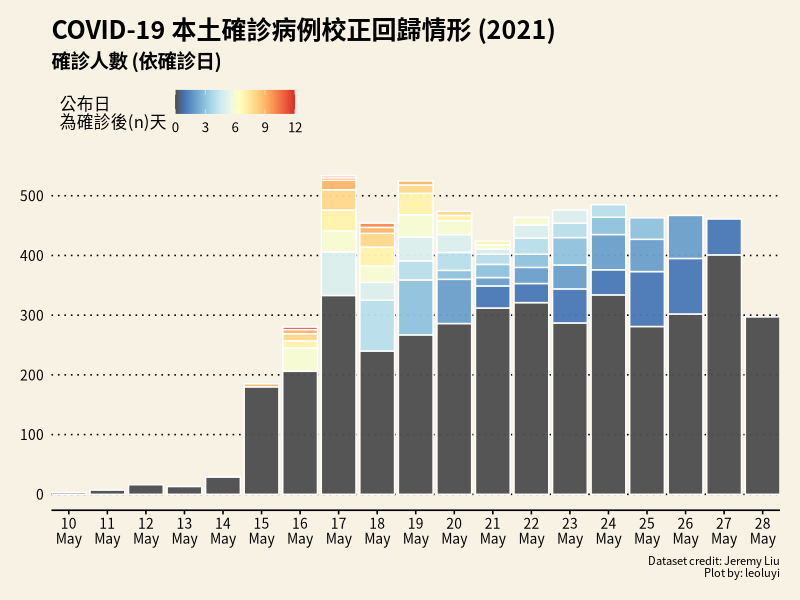
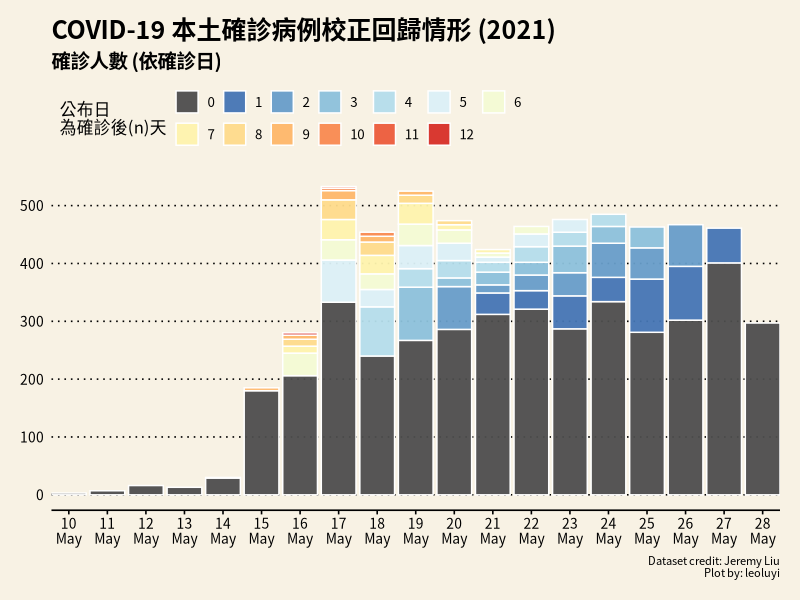
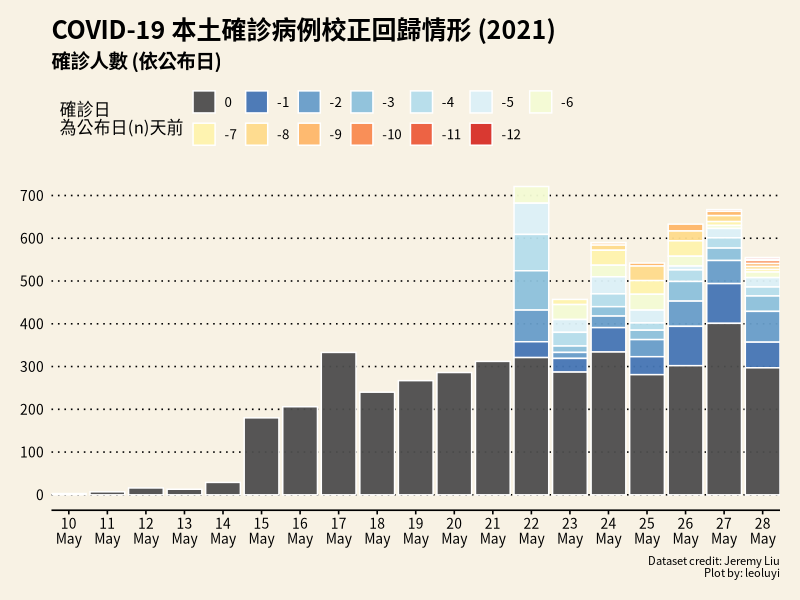
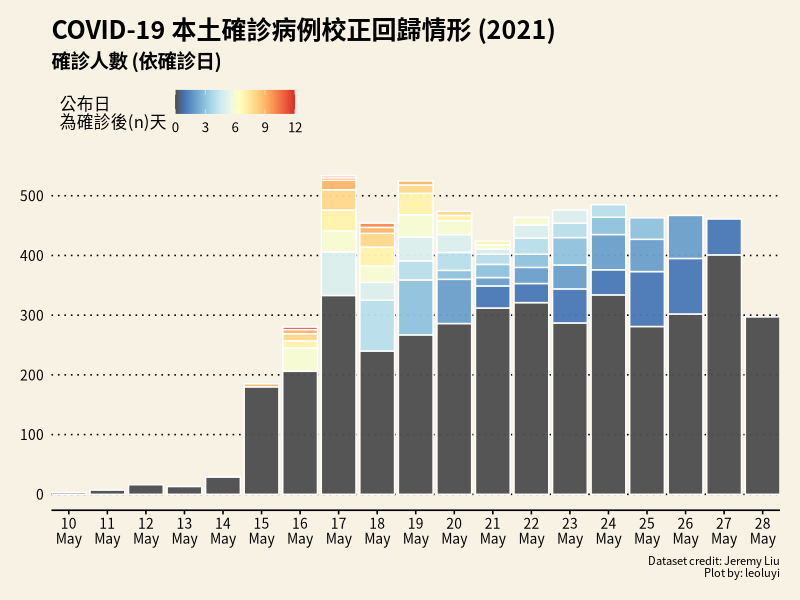
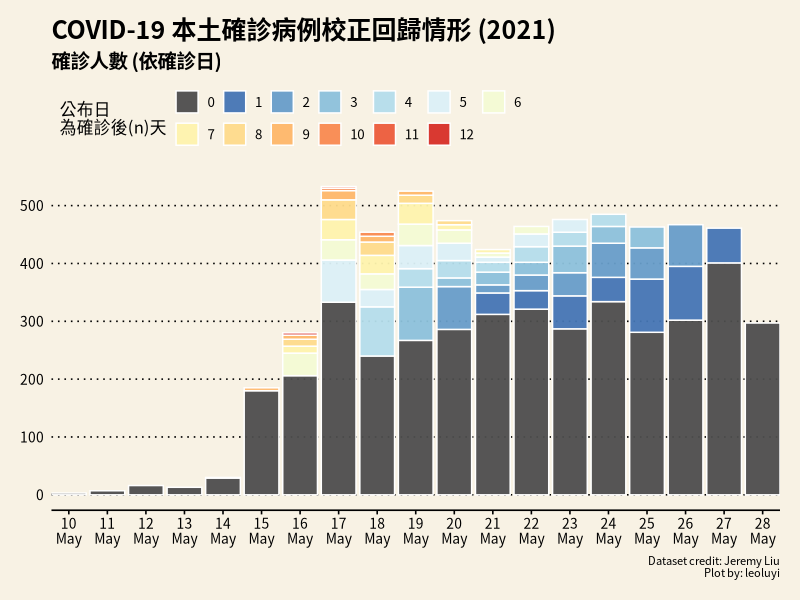
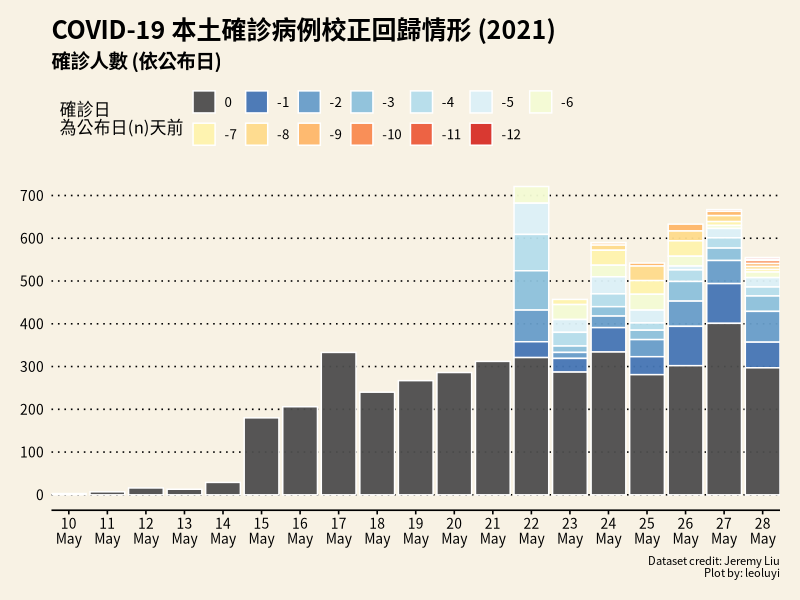

Source code (R) for these figures, in order:
library(magrittr)
library(readr)
library(tidyverse)
library(RColorBrewer)
library(ggthemes)

# Data manipulation -------------------------------------------------------

data <- read_csv(
  "dataset/covid19_modified_twdata_20210528.csv",
  col_types = cols(
    date = col_date(format = "%Y-%m-%d"),
    released_date = col_date(format = "%Y-%m-%d")
  )) %>%
  rename("confirmed_date" = "date")


data <- data %>%
  mutate(
    days_diff = as.integer(confirmed_date - released_date),
    days_delay = as.integer(released_date - confirmed_date),
  ) %>% 
  mutate(
    days_diff_d = fct_rev(factor(days_diff, ordered = TRUE)),
    days_delay_d = factor(days_delay, ordered = TRUE)
  )


# Plots -------------------------------------------------------------------

my_theme <-
  theme_wsj(base_family = NULL, title_family = NULL, base_size = 12) +
  theme(
    text = element_text(family = "Noto Sans CJK TC"),  # MacOS only
    plot.title = element_text(size = 18, face = "bold"),
    plot.subtitle = element_text(size = 14, face = "bold"),
    legend.title = element_text(size = 12),
    legend.position = "top",
    legend.justification = "left",
    axis.text = element_text(size = 10, face = "plain"),
    plot.caption = element_text(size = 8, face = "plain")
  )

old_theme <- theme_set(my_theme)

p1 <- data %>%
  ggplot(mapping = aes(x=confirmed_date, y=diff_n, fill=days_delay)) +
  geom_bar(
    stat = "identity",
    colour="white",
    position = position_stack(reverse = TRUE),
    alpha = 0.95
  ) +
  scale_fill_gradientn(
    name = "公布日\n為確診後(n)天",
    colors = c(
      "gray30",
      rev(colorRampPalette(brewer.pal(n = 9, name = "RdYlBu"))(length(unique(data$days_delay)-1)))
    )
  ) +
  scale_x_date(
    expand            = c(0,0),     # remove excess x-axis space before and after case bars
    date_breaks       = "day",      # date labels and major vertical grid-lines appear
    date_minor_breaks = "day",      # minor vertical lines appear
    date_labels       = "%d\n%b"    # date labels format
  ) +
  scale_y_continuous(
    breaks = scales::breaks_width(100),
    minor_breaks = scales::breaks_width(50)
  ) +
  ggtitle("COVID-19 本土確診病例校正回歸情形 (2021)",
          subtitle = "確診人數 (依確診日)") +
  xlab("確診日") + ylab(NULL) +
  labs(caption=str_c("Dataset credit: Jeremy Liu", "Plot by: leoluyi", sep = "\n"))
p1

p2 <- data %>%
  ggplot(mapping = aes(x=confirmed_date, y=diff_n, fill=days_delay_d)) +
  geom_bar(
    stat = "identity",
    colour="white",
    position = position_stack(reverse = TRUE),
    alpha = 0.95
  ) +
  scale_fill_manual(
    name = "公布日\n為確診後(n)天",
    values = c(
      "gray30",
      rev(colorRampPalette(brewer.pal(n = 9, name = "RdYlBu"))(nlevels(data$days_delay_d)-1))
    )
  ) +
  scale_x_date(
    expand            = c(0,0),     # remove excess x-axis space before and after case bars
    date_breaks       = "day",      # date labels and major vertical grid-lines appear
    date_minor_breaks = "day",      # minor vertical lines appear
    date_labels       = "%d\n%b"    # date labels format
  ) +
  scale_y_continuous(
    breaks = scales::breaks_width(100),
    minor_breaks = scales::breaks_width(50)
  ) +
  ggtitle("COVID-19 本土確診病例校正回歸情形 (2021)",
          subtitle = "確診人數 (依確診日)") +
  xlab("確診日") + ylab(NULL) +
  labs(caption=str_c("Dataset credit: Jeremy Liu", "Plot by: leoluyi", sep = "\n")) +
  guides(fill = guide_legend(ncol = 7, byrow=TRUE))
p2

p3 <- data %>%
  ggplot(mapping = aes(x=released_date, y=diff_n, fill=days_diff_d)) +
  geom_bar(
    stat = "identity",
    colour = "white",
    position = position_stack(reverse = TRUE),
    alpha = 0.95
  ) +
  scale_fill_manual(
    name = "確診日\n為公布日(n)天前",
    # values = c("gray26", viridis(nlevels(data$days_diff_d)-1))
    values = c(
      "gray30",
      rev(colorRampPalette(brewer.pal(n = 9, name = "RdYlBu"))(nlevels(data$days_diff_d)-1))
    )
  ) +
  scale_x_date(
    expand            = c(0,0),
    date_breaks       = "day",
    date_minor_breaks = "day",
    date_labels       = "%d\n%b") +
  scale_y_continuous(
    breaks = scales::breaks_width(100),
    minor_breaks = scales::breaks_width(50)
  ) +
  ggtitle("COVID-19 本土確診病例校正回歸情形 (2021)",
          subtitle = "確診人數 (依公布日)") +
  xlab("公布日") + ylab(NULL) +
  labs(caption=str_c("Dataset credit: Jeremy Liu", "Plot by: leoluyi", sep = "\n")) +
  guides(fill = guide_legend(ncol = 7, byrow=TRUE))
p3

ggsave("img/p1.png", p1, width = 8, height = 6)
ggsave("img/p2.png", p2, width = 8, height = 6)
ggsave("img/p3.png", p3, width = 8, height = 6)

## References
# https://epirhandbook.com/epidemic-curves.html
# https://www.datanovia.com/en/blog/top-r-color-palettes-to-know-for-great-data-visualization

